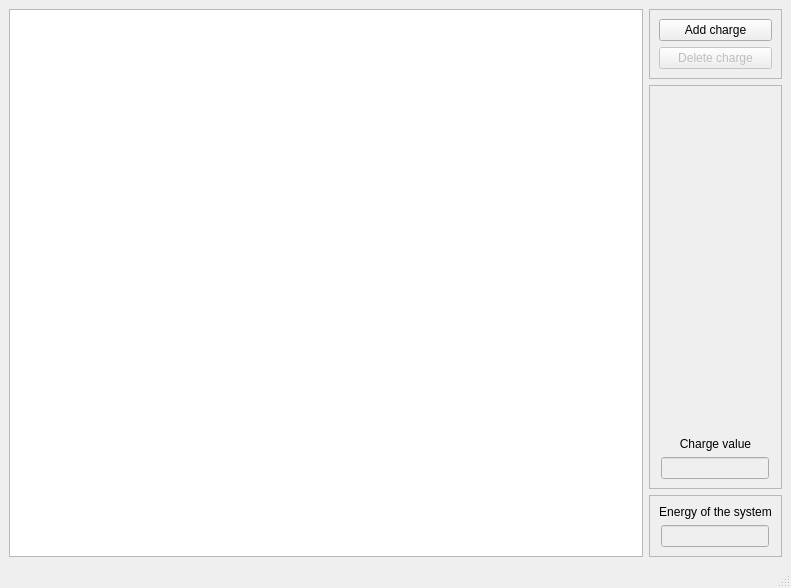
<?xml version="1.0" encoding="UTF-8"?>
<ui version="4.0">
 <class>MainWindow</class>
 <widget class="QMainWindow" name="MainWindow">
  <property name="geometry">
   <rect>
    <x>0</x>
    <y>0</y>
    <width>791</width>
    <height>588</height>
   </rect>
  </property>
  <property name="windowTitle">
   <string>Charge System</string>
  </property>
  <widget class="QWidget" name="centralwidget">
   <layout class="QGridLayout" name="gridLayout">
    <item row="0" column="0" rowspan="3">
     <widget class="QGraphicsView" name="graphicsView">
      <property name="verticalScrollBarPolicy">
       <enum>Qt::ScrollBarAsNeeded</enum>
      </property>
      <property name="horizontalScrollBarPolicy">
       <enum>Qt::ScrollBarAsNeeded</enum>
      </property>
     </widget>
    </item>
    <item row="0" column="1">
     <widget class="QFrame" name="frame">
      <property name="frameShape">
       <enum>QFrame::StyledPanel</enum>
      </property>
      <property name="frameShadow">
       <enum>QFrame::Raised</enum>
      </property>
      <layout class="QVBoxLayout" name="verticalLayout">
       <item>
        <widget class="QPushButton" name="addCharge">
         <property name="text">
          <string>Add charge</string>
         </property>
        </widget>
       </item>
       <item>
        <widget class="QPushButton" name="deleteCharge">
         <property name="enabled">
          <bool>false</bool>
         </property>
         <property name="text">
          <string>Delete charge</string>
         </property>
        </widget>
       </item>
      </layout>
     </widget>
    </item>
    <item row="1" column="1">
     <widget class="QFrame" name="frame_2">
      <property name="frameShape">
       <enum>QFrame::StyledPanel</enum>
      </property>
      <property name="frameShadow">
       <enum>QFrame::Raised</enum>
      </property>
      <layout class="QVBoxLayout" name="verticalLayout_2">
       <item>
        <spacer name="verticalSpacer">
         <property name="orientation">
          <enum>Qt::Vertical</enum>
         </property>
         <property name="sizeHint" stdset="0">
          <size>
           <width>20</width>
           <height>40</height>
          </size>
         </property>
        </spacer>
       </item>
       <item>
        <widget class="QLabel" name="label">
         <property name="text">
          <string>Charge value</string>
         </property>
         <property name="alignment">
          <set>Qt::AlignCenter</set>
         </property>
        </widget>
       </item>
       <item alignment="Qt::AlignHCenter">
        <widget class="QLineEdit" name="chargeValue">
         <property name="enabled">
          <bool>false</bool>
         </property>
         <property name="alignment">
          <set>Qt::AlignCenter</set>
         </property>
        </widget>
       </item>
      </layout>
     </widget>
    </item>
    <item row="2" column="1">
     <widget class="QFrame" name="frame_3">
      <property name="frameShape">
       <enum>QFrame::StyledPanel</enum>
      </property>
      <property name="frameShadow">
       <enum>QFrame::Raised</enum>
      </property>
      <layout class="QVBoxLayout" name="verticalLayout_3">
       <item>
        <widget class="QLabel" name="label_2">
         <property name="text">
          <string>Energy of the system</string>
         </property>
         <property name="alignment">
          <set>Qt::AlignCenter</set>
         </property>
        </widget>
       </item>
       <item alignment="Qt::AlignHCenter">
        <widget class="QLineEdit" name="systemEnergy">
         <property name="enabled">
          <bool>false</bool>
         </property>
         <property name="alignment">
          <set>Qt::AlignCenter</set>
         </property>
        </widget>
       </item>
      </layout>
     </widget>
    </item>
   </layout>
  </widget>
  <widget class="QMenuBar" name="menubar">
   <property name="geometry">
    <rect>
     <x>0</x>
     <y>0</y>
     <width>791</width>
     <height>21</height>
    </rect>
   </property>
  </widget>
  <widget class="QStatusBar" name="statusbar"/>
 </widget>
 <resources/>
 <connections/>
</ui>
